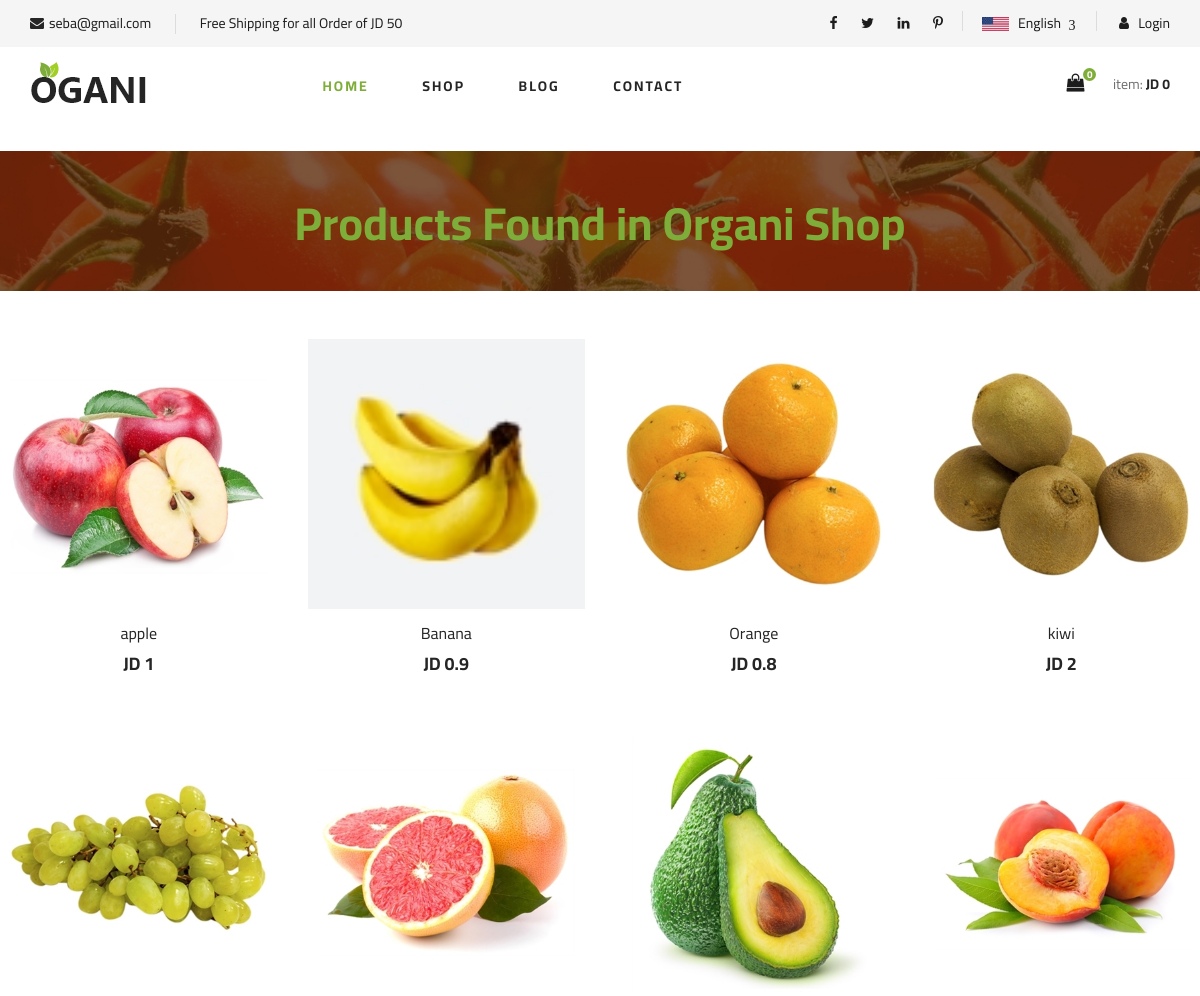
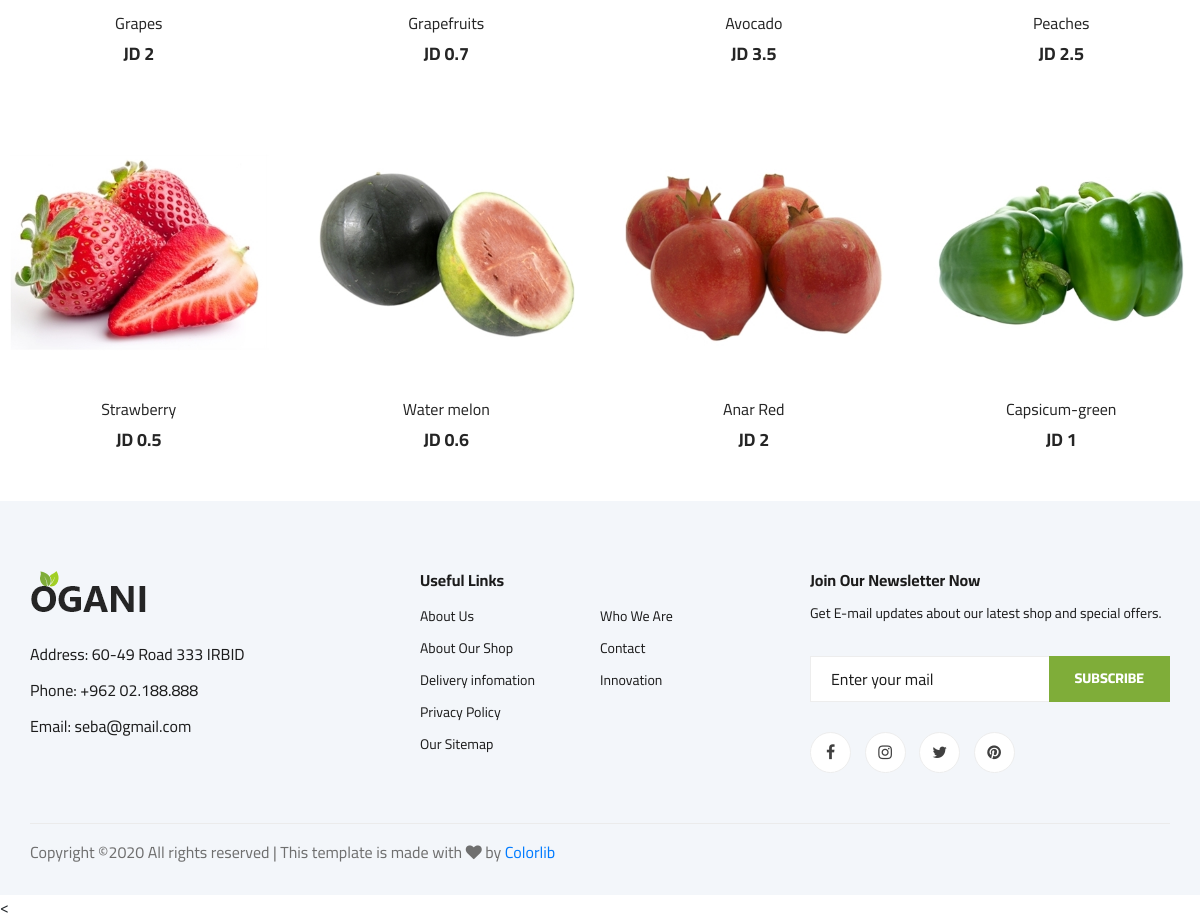
/shop.php?id=1, run on the app's committed database (2 pictures, top to bottom).
### tables this page shows
CREATE TABLE `product` (
  `pro_id` int(3) NOT NULL,
  `pro_name` text NOT NULL,
  `pro_price` double NOT NULL,
  `pro_image` text NOT NULL,
  `pro_desc` varchar(50) NOT NULL,
  `PROQTY` int(4) NOT NULL,
  `cat_id` int(4) NOT NULL
);

### cart.php (called while the page is built, shortened)
<?php
$num=$sum=0;
?>

### shop.php (the view, shortened to what this page needs)
<?php
require('cart.php');
?>
<!DOCTYPE html>
<html lang="zxx">
<head>
    <link rel="stylesheet" href="ogani/css/bootstrap.min.css" type="text/css">
    <link rel="stylesheet" href="ogani/css/font-awesome.min.css" type="text/css">
    <link rel="stylesheet" href="ogani/css/elegant-icons.css" type="text/css">
    <link rel="stylesheet" href="ogani/css/nice-select.css" type="text/css">
    <link rel="stylesheet" href="ogani/css/jquery-ui.min.css" type="text/css">
    <link rel="stylesheet" href="ogani/css/owl.carousel.min.css" type="text/css">
    <link rel="stylesheet" href="ogani/css/slicknav.min.css" type="text/css">
    <link rel="stylesheet" href="ogani/css/style.css" type="text/css">
</head>
<body>
    <header class="header">
        <div class="header__top">
            <div class="container">
                <div class="row">
                    <div class="col-lg-6 col-md-6">
                        <div class="header__top__left">
                            <ul>
                                <li><i class="fa fa-envelope"></i>seba@gmail.com</li>
                                <li>Free Shipping for all Order of JD 50</li>
                            </ul>
                        </div>
                    </div>
                    <div class="col-lg-6 col-md-6">
                        <div class="header__top__right">
                            <div class="header__top__right__social">
                                <a href="#"><i class="fa fa-facebook"></i></a>
                                <a href="#"><i class="fa fa-twitter"></i></a>
                                <a href="#"><i class="fa fa-linkedin"></i></a>
                                <a href="#"><i class="fa fa-pinterest-p"></i></a>
                            </div>
                            <div class="header__top__right__language">
                                <img src="ogani/img/language.png" alt="">
                                <div>English</div>
                                <span class="arrow_carrot-down"></span>
                            </div>
                            <div class="header__top__right__auth">
                                <a href="admin/customerlogin.php"><i class="fa fa-user"></i> Login</a>
                            </div>
                        </div>
                    </div>
                </div>
            </div>
        </div>
        <div class="container">
            <div class="row">
                <div class="col-lg-3">
                    <div class="header__logo">
                        <a href="index.php"><img src="ogani/img/logo.png" alt=""></a>
                    </div>
                </div>
                <div class="col-lg-6">
                    <nav class="header__menu">
                        <ul>
                           <li class="active"><a href="index.php">Home</a></li>
                     <li><a href="#">shop</a>
                    <ul class="header__menu__dropdown">
                   <?php $query="SELECT * from category";
                $result=mysqli_query($conn,$query);while($catset=mysqli_fetch_assoc($result)){ echo "  <li><a href='shop.php?id={$catset['cat_id']}'>{$catset['cat_name']}</a></li> "; } ?></ul></li>
                      <li><a href="blog.php">Blog</a></li>
                      <li><a href="contact.php">Contact</a></li>
                    </ul>
                    </nav>
                </div>
                <div class="col-lg-3">
                    <div class="header__cart">
                        <ul>
                            <li><a href="shopping-cart.php"><i class="fa fa-shopping-bag"></i> <span><?php echo $num; ?></span></a></li>
                        </ul>
                        <div class="header__cart__price">item: <span>JD <?php echo $sum; ?></span></div>
                    </div>
                </div>
            </div>
        </div>
    </header>
    <br>
    <section class="breadcrumb-section set-bg" data-setbg="ogani/img/breadcrumb.jpg">
        <div class="container">
            <div class="row">
                <div class="col-lg-12 text-center">
                    <div class="breadcrumb__text">
                        <h2 style="color: #7fad39;">Products Found in Organi Shop</h2>
                    </div>
                </div>
            </div>
        </div>
    </section>
            <br><br>
                    <div class="row">
                      <?php
                $query="SELECT * from product where cat_id={$_GET['id']}";
                $result=mysqli_query($conn,$query);
                while($product=mysqli_fetch_assoc($result)){
                $id=  $product['pro_id'];
                $price= $product['pro_price'];
                 echo"
                      <div class='col-lg-3 col-md-6 col-sm-6'>
                             <div class='product__item'>
                                <div class='product__item__pic set-bg' data-setbg='admin/uploads/{$product['pro_image']}'>
                                    <ul class='product__item__pic__hover'>
                                        <li><a href='javascript:add($id,$price)' ><i class='fa fa-shopping-cart'></i></a></li>
                                    </ul>
                                </div>
                                 <div class='product__item__text'>
                                    <h6><a href='single-product-details.php?id={$product['pro_id']}'>{$product['pro_name']}</a></h6>
                                    <h5> JD {$product['pro_price']}</h5>                                 </div></div></div>";} ?>
</div>
    <footer class="footer spad">
        <div class="container">
            <div class="row">
                <div class="col-lg-3 col-md-6 col-sm-6">
                    <div class="footer__about">
                        <div class="footer__about__logo">
                            <a href="index.php"><img src="ogani/img/logo.png" alt=""></a>
                        </div>
                        <ul>
                            <li>Address: 60-49 Road 333 IRBID</li>
                            <li>Phone: +962 02.188.888</li>
                            <li>Email: seba@gmail.com</li>
                        </ul>
                    </div>
                </div>
                <div class="col-lg-4 col-md-6 col-sm-6 offset-lg-1">
                    <div class="footer__widget">
                        <h6>Useful Links</h6>
                        <ul>
                            <li><a href="#">About Us</a></li>
                            <li><a href="#">About Our Shop</a></li>
                            <li><a href="#">Delivery infomation</a></li>
                            <li><a href="#">Privacy Policy</a></li>
                            <li><a href="#">Our Sitemap</a></li>
                        </ul>
                        <ul>
                            <li><a href="#">Who We Are</a></li>
                            <li><a href="#">Contact</a></li>
                            <li><a href="#">Innovation</a></li>
                        </ul>
                    </div>
                </div>
                <div class="col-lg-4 col-md-12">
                    <div class="footer__widget">
                        <h6>Join Our Newsletter Now</h6>
                        <p>Get E-mail updates about our latest shop and special offers.</p>
                        <form action="#">
                            <input type="text" placeholder="Enter your mail">
                            <button type="submit" class="site-btn">Subscribe</button>
                        </form>
                        <div class="footer__widget__social">
                            <a href="#"><i class="fa fa-facebook"></i></a>
                            <a href="#"><i class="fa fa-instagram"></i></a>
                            <a href="#"><i class="fa fa-twitter"></i></a>
                            <a href="#"><i class="fa fa-pinterest"></i></a>
                        </div>
                    </div>
                </div>
            </div>
            <div class="row">
                <div class="col-lg-12">
                    <div class="footer__copyright">
                        <div class="footer__copyright__text"><p>
  Copyright &copy;<script>document.write(new Date().getFullYear());</script> All rights reserved | This template is made with <i class="fa fa-heart" aria-hidden="true"></i> by <a href="" target="_blank">Colorlib</a>
  </p></div>
                    </div>
                </div>
            </div>
        </div>
    </footer>
    <<script src="ogani/js/mainjj.js"></script>
</body>
</html>

### data on the page
product: shows a picture, pro_name "apple", pro_price "1"
product: shows a picture, pro_name "Banana", pro_price "0.9"
product: shows a picture, pro_name "Orange", pro_price "0.8"
product: shows a picture, pro_name "kiwi", pro_price "2"
product: shows a picture, pro_name "Grapes", pro_price "2"
product: shows a picture, pro_name "Grapefruits", pro_price "0.7"
product: shows a picture, pro_name "Avocado", pro_price "3.5"
product: shows a picture, pro_name "Peaches", pro_price "2.5"
product: shows a picture, pro_name "Strawberry", pro_price "0.5"
product: shows a picture, pro_name "Water melon", pro_price "0.6"
product: shows a picture, pro_name "Anar Red", pro_price "2"
product: shows a picture, pro_name "Capsicum-green", pro_price "1"

### other printed values
$num "0"
$sum "0"
